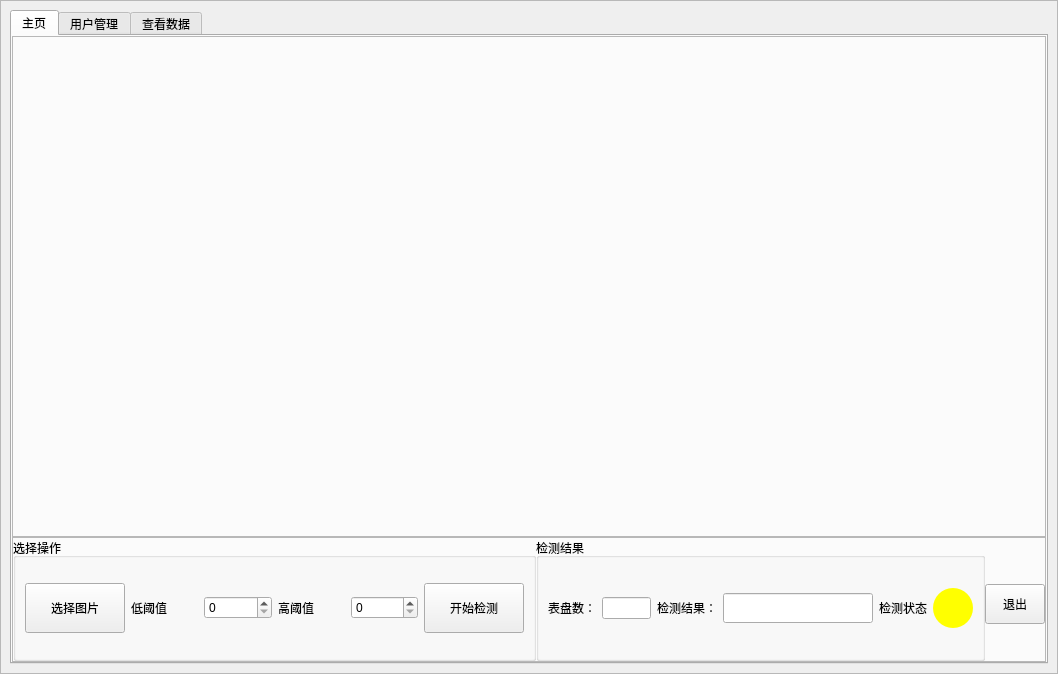
<?xml version="1.0" encoding="UTF-8"?>
<ui version="4.0">
 <class>Form</class>
 <widget class="QWidget" name="Form">
  <property name="geometry">
   <rect>
    <x>0</x>
    <y>0</y>
    <width>1058</width>
    <height>674</height>
   </rect>
  </property>
  <property name="windowTitle">
   <string>Form</string>
  </property>
  <property name="styleSheet">
   <string notr="true"/>
  </property>
  <layout class="QGridLayout" name="gridLayout">
   <property name="leftMargin">
    <number>0</number>
   </property>
   <property name="topMargin">
    <number>0</number>
   </property>
   <property name="rightMargin">
    <number>0</number>
   </property>
   <property name="bottomMargin">
    <number>0</number>
   </property>
   <item row="0" column="0">
    <widget class="QFrame" name="frame">
     <property name="styleSheet">
      <string notr="true">QWidget#From{border-image: url(:/img/home.png);}</string>
     </property>
     <property name="frameShape">
      <enum>QFrame::StyledPanel</enum>
     </property>
     <property name="frameShadow">
      <enum>QFrame::Raised</enum>
     </property>
     <layout class="QHBoxLayout" name="horizontalLayout_2">
      <item>
       <widget class="QTabWidget" name="tabWidget">
        <property name="currentIndex">
         <number>0</number>
        </property>
        <widget class="QWidget" name="tab">
         <property name="styleSheet">
          <string notr="true">QWidget#tab{border-image: url(:/img/home.png);}</string>
         </property>
         <attribute name="title">
          <string>主页</string>
         </attribute>
         <layout class="QVBoxLayout" name="verticalLayout" stretch="4,1">
          <property name="spacing">
           <number>0</number>
          </property>
          <property name="leftMargin">
           <number>0</number>
          </property>
          <property name="topMargin">
           <number>0</number>
          </property>
          <property name="rightMargin">
           <number>0</number>
          </property>
          <property name="bottomMargin">
           <number>0</number>
          </property>
          <item>
           <widget class="QFrame" name="frame_2">
            <property name="frameShape">
             <enum>QFrame::StyledPanel</enum>
            </property>
            <property name="frameShadow">
             <enum>QFrame::Raised</enum>
            </property>
            <layout class="QHBoxLayout" name="horizontalLayout_5">
             <item>
              <widget class="QLabel" name="label_8">
               <property name="text">
                <string/>
               </property>
              </widget>
             </item>
             <item>
              <widget class="QLabel" name="label">
               <property name="styleSheet">
                <string notr="true"/>
               </property>
               <property name="text">
                <string/>
               </property>
               <property name="alignment">
                <set>Qt::AlignCenter</set>
               </property>
              </widget>
             </item>
            </layout>
           </widget>
          </item>
          <item>
           <widget class="QFrame" name="frame_3">
            <property name="frameShape">
             <enum>QFrame::StyledPanel</enum>
            </property>
            <property name="frameShadow">
             <enum>QFrame::Raised</enum>
            </property>
            <layout class="QHBoxLayout" name="horizontalLayout_3" stretch="7,6,1">
             <property name="spacing">
              <number>0</number>
             </property>
             <property name="leftMargin">
              <number>0</number>
             </property>
             <property name="topMargin">
              <number>0</number>
             </property>
             <property name="rightMargin">
              <number>0</number>
             </property>
             <property name="bottomMargin">
              <number>0</number>
             </property>
             <item>
              <widget class="QGroupBox" name="groupBox">
               <property name="styleSheet">
                <string notr="true">font: 63 12pt &quot;阿里妈妈方圆体 VF SemiBold&quot;;</string>
               </property>
               <property name="title">
                <string>选择操作</string>
               </property>
               <layout class="QHBoxLayout" name="horizontalLayout_4">
                <item>
                 <widget class="QPushButton" name="chooseBtn">
                  <property name="minimumSize">
                   <size>
                    <width>100</width>
                    <height>50</height>
                   </size>
                  </property>
                  <property name="styleSheet">
                   <string notr="true">font: 63 10pt &quot;阿里妈妈方圆体 VF SemiBold&quot;;</string>
                  </property>
                  <property name="text">
                   <string>选择图片</string>
                  </property>
                 </widget>
                </item>
                <item>
                 <widget class="QLabel" name="label_2">
                  <property name="text">
                   <string>低阈值</string>
                  </property>
                 </widget>
                </item>
                <item>
                 <widget class="QSpinBox" name="higspinBox"/>
                </item>
                <item>
                 <widget class="QLabel" name="label_3">
                  <property name="text">
                   <string>高阈值</string>
                  </property>
                 </widget>
                </item>
                <item>
                 <widget class="QSpinBox" name="lowspinBox"/>
                </item>
                <item>
                 <widget class="QPushButton" name="detectBtn">
                  <property name="minimumSize">
                   <size>
                    <width>100</width>
                    <height>50</height>
                   </size>
                  </property>
                  <property name="styleSheet">
                   <string notr="true">font: 63 10pt &quot;阿里妈妈方圆体 VF SemiBold&quot;;</string>
                  </property>
                  <property name="text">
                   <string>开始检测</string>
                  </property>
                 </widget>
                </item>
               </layout>
              </widget>
             </item>
             <item>
              <widget class="QGroupBox" name="groupBox_2">
               <property name="styleSheet">
                <string notr="true">font: 63 12pt &quot;阿里妈妈方圆体 VF SemiBold&quot;;</string>
               </property>
               <property name="title">
                <string>检测结果</string>
               </property>
               <layout class="QHBoxLayout" name="horizontalLayout_6">
                <item>
                 <widget class="QLabel" name="label_4">
                  <property name="styleSheet">
                   <string notr="true">font: 63 10pt &quot;阿里妈妈方圆体 VF SemiBold&quot;;</string>
                  </property>
                  <property name="text">
                   <string>表盘数：</string>
                  </property>
                 </widget>
                </item>
                <item>
                 <widget class="QLineEdit" name="numlineEdit">
                  <property name="styleSheet">
                   <string notr="true">font: 63 10pt &quot;阿里妈妈方圆体 VF SemiBold&quot;;</string>
                  </property>
                 </widget>
                </item>
                <item>
                 <widget class="QLabel" name="label_5">
                  <property name="styleSheet">
                   <string notr="true">font: 63 10pt &quot;阿里妈妈方圆体 VF SemiBold&quot;;</string>
                  </property>
                  <property name="text">
                   <string>检测结果：</string>
                  </property>
                 </widget>
                </item>
                <item>
                 <widget class="QLineEdit" name="numlineEdit_2">
                  <property name="minimumSize">
                   <size>
                    <width>150</width>
                    <height>30</height>
                   </size>
                  </property>
                  <property name="styleSheet">
                   <string notr="true">font: 63 10pt &quot;阿里妈妈方圆体 VF SemiBold&quot;;</string>
                  </property>
                 </widget>
                </item>
                <item>
                 <widget class="QLabel" name="label_6">
                  <property name="styleSheet">
                   <string notr="true">font: 63 10pt &quot;阿里妈妈方圆体 VF SemiBold&quot;;</string>
                  </property>
                  <property name="text">
                   <string>检测状态</string>
                  </property>
                  <property name="alignment">
                   <set>Qt::AlignCenter</set>
                  </property>
                 </widget>
                </item>
                <item>
                 <widget class="QLabel" name="label_7">
                  <property name="minimumSize">
                   <size>
                    <width>40</width>
                    <height>40</height>
                   </size>
                  </property>
                  <property name="maximumSize">
                   <size>
                    <width>40</width>
                    <height>40</height>
                   </size>
                  </property>
                  <property name="styleSheet">
                   <string notr="true"> border-radius: 20px;      
background-color: rgb(255, 255, 0);
</string>
                  </property>
                  <property name="text">
                   <string/>
                  </property>
                 </widget>
                </item>
               </layout>
              </widget>
             </item>
             <item>
              <widget class="QPushButton" name="pushButton">
               <property name="minimumSize">
                <size>
                 <width>40</width>
                 <height>40</height>
                </size>
               </property>
               <property name="maximumSize">
                <size>
                 <width>60</width>
                 <height>30</height>
                </size>
               </property>
               <property name="styleSheet">
                <string notr="true">font: 63 10pt &quot;阿里妈妈方圆体 VF SemiBold&quot;;</string>
               </property>
               <property name="text">
                <string>退出</string>
               </property>
              </widget>
             </item>
            </layout>
           </widget>
          </item>
         </layout>
        </widget>
        <widget class="QWidget" name="tab_3">
         <attribute name="title">
          <string>用户管理</string>
         </attribute>
         <layout class="QVBoxLayout" name="verticalLayout_3" stretch="4,1">
          <property name="spacing">
           <number>0</number>
          </property>
          <property name="leftMargin">
           <number>0</number>
          </property>
          <property name="topMargin">
           <number>0</number>
          </property>
          <property name="rightMargin">
           <number>0</number>
          </property>
          <property name="bottomMargin">
           <number>0</number>
          </property>
          <item>
           <widget class="QTableView" name="tableView_2"/>
          </item>
          <item>
           <widget class="QFrame" name="frame_5">
            <property name="frameShape">
             <enum>QFrame::StyledPanel</enum>
            </property>
            <property name="frameShadow">
             <enum>QFrame::Raised</enum>
            </property>
            <layout class="QHBoxLayout" name="horizontalLayout">
             <item>
              <spacer name="horizontalSpacer">
               <property name="orientation">
                <enum>Qt::Horizontal</enum>
               </property>
               <property name="sizeHint" stdset="0">
                <size>
                 <width>201</width>
                 <height>20</height>
                </size>
               </property>
              </spacer>
             </item>
             <item>
              <widget class="QPushButton" name="deluserBtn">
               <property name="minimumSize">
                <size>
                 <width>200</width>
                 <height>60</height>
                </size>
               </property>
               <property name="styleSheet">
                <string notr="true">font: 63 12pt &quot;阿里妈妈方圆体 VF SemiBold&quot;;</string>
               </property>
               <property name="text">
                <string>删除该用户</string>
               </property>
              </widget>
             </item>
             <item>
              <spacer name="horizontalSpacer_2">
               <property name="orientation">
                <enum>Qt::Horizontal</enum>
               </property>
               <property name="sizeHint" stdset="0">
                <size>
                 <width>200</width>
                 <height>20</height>
                </size>
               </property>
              </spacer>
             </item>
             <item>
              <widget class="QPushButton" name="upuserBtn">
               <property name="minimumSize">
                <size>
                 <width>200</width>
                 <height>60</height>
                </size>
               </property>
               <property name="styleSheet">
                <string notr="true">font: 63 12pt &quot;阿里妈妈方圆体 VF SemiBold&quot;;</string>
               </property>
               <property name="text">
                <string>提升该用户权限</string>
               </property>
              </widget>
             </item>
             <item>
              <spacer name="horizontalSpacer_3">
               <property name="orientation">
                <enum>Qt::Horizontal</enum>
               </property>
               <property name="sizeHint" stdset="0">
                <size>
                 <width>201</width>
                 <height>20</height>
                </size>
               </property>
              </spacer>
             </item>
            </layout>
           </widget>
          </item>
         </layout>
        </widget>
        <widget class="QWidget" name="tab_2">
         <attribute name="title">
          <string>查看数据</string>
         </attribute>
         <layout class="QVBoxLayout" name="verticalLayout_2" stretch="4,1">
          <property name="spacing">
           <number>0</number>
          </property>
          <property name="leftMargin">
           <number>0</number>
          </property>
          <property name="topMargin">
           <number>0</number>
          </property>
          <property name="rightMargin">
           <number>0</number>
          </property>
          <property name="bottomMargin">
           <number>0</number>
          </property>
          <item>
           <widget class="QTableView" name="tableView"/>
          </item>
          <item>
           <widget class="QFrame" name="frame_4">
            <property name="frameShape">
             <enum>QFrame::StyledPanel</enum>
            </property>
            <property name="frameShadow">
             <enum>QFrame::Raised</enum>
            </property>
            <widget class="QPushButton" name="delBtn">
             <property name="geometry">
              <rect>
               <x>430</x>
               <y>50</y>
               <width>200</width>
               <height>60</height>
              </rect>
             </property>
             <property name="minimumSize">
              <size>
               <width>200</width>
               <height>60</height>
              </size>
             </property>
             <property name="styleSheet">
              <string notr="true">font: 63 12pt &quot;阿里妈妈方圆体 VF SemiBold&quot;;</string>
             </property>
             <property name="text">
              <string>删除该记录</string>
             </property>
            </widget>
           </widget>
          </item>
         </layout>
        </widget>
       </widget>
      </item>
     </layout>
    </widget>
   </item>
  </layout>
 </widget>
 <resources>
  <include location="img/image.qrc"/>
 </resources>
 <connections/>
</ui>
